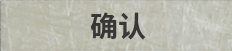
#> input picture ui_templates/mulligan_ok_btn.png, 232 x 51 px, found by its file name
$ python bench.py ../../ui_templates/mulligan_ok_btn.png
#> lines starting #> are read from the running program, lines starting #| are printed output that depends on the picture
import json
import os
import subprocess
import sys
import tempfile
from pathlib import Path

import numpy as np
from PIL import Image

ROOT = Path(__file__).resolve().parents[2]
HERE = Path(__file__).resolve().parent
ASSETS = ROOT / 'mobile/source/android-app/app/src/main/assets/mulligan-one-shot'
MATCHER = ROOT / 'mobile/source/android-app/app/src/main/java/com/kards/mobilert/TemplateMatcher.java'

CASES = (
    ('confirm', 'mulligan_ok_btn.png', (426, 557, 854, 720)),
    ('title', 'mulligan_title.png', (425, 25, 870, 135)),
    ('compact_confirm', 'mulligan_ok_btn_compact.png', (489, 616, 791, 720)),
    ('compact_title', 'mulligan_title_compact.png', (482, 10, 801, 104)),
    ('end_turn', 'end_turn_btn.png', (1017, 415, 1280, 590)),
    ('end_turn_white', 'end_turn_btn_white.png', (1017, 415, 1280, 590)),
)


def as_argb(rgb):
    a = np.full(rgb.shape[:2], 255, np.uint32)
    return ((a << 24) | (rgb[:, :, 0].astype(np.uint32) << 16)
            | (rgb[:, :, 1].astype(np.uint32) << 8) | rgb[:, :, 2].astype(np.uint32))


def write_raw(path, pixels):
    with open(path, 'wb') as stream:
        stream.write(np.array([pixels.shape[1], pixels.shape[0]], '<i4').tobytes())
        stream.write(pixels.astype('<i4').tobytes())


def background(rng):
    h, w = 720, 1280
    yy, xx = np.mgrid[0:h, 0:w]
    base = np.stack([18 + (yy * 0.05).astype(np.uint8),
                     24 + (xx * 0.03).astype(np.uint8),
                     32 + ((yy + xx) * 0.01).astype(np.uint8)], axis=2)
    noise = rng.integers(0, 26, (h, w, 1), dtype=np.uint8)
    return np.clip(base.astype(np.int16) + noise, 0, 255).astype(np.uint8)


def prepare(work):
    templates = {}
    lines = []
    for name, filename, (l, t, r, b) in CASES:
        rgb = np.asarray(Image.open(ASSETS / filename).convert('RGB'))
#> rgb is the input picture: shape (51, 232, 3); mean R, G, B 183.3, 183.7, 172.2
        th, tw = rgb.shape[:2]
#> th = 51; tw = 232
        template_path = work / (name + '_template.bin')
        write_raw(template_path, as_argb(rgb))
#> in as_argb, `return ((a << 24) | (rgb[:, :, 0].astype(np.uint32) << 16) | (rgb[:, :..`:
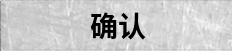
#> returned value: shape (51, 232) uint32; min 4.28e+09, max 4.29e+09, mean 4.29e+09; drawn with min black and max white
        templates[name] = template_path.name
        max_x, max_y = min(r, 1280) - tw, min(b, 720) - th
#> max_x = 622; max_y = 669
        for seed in (20261106, 20261107, 20261108):
            rng = np.random.default_rng(seed)
            for sigma in (0, 6, 12, 20, 28):
                for shift in (-12, 0, 12):
                    x = int(rng.integers(l, max_x + 1))
                    y = int(rng.integers(t, max_y + 1))
                    frame = background(rng)
                    patch = np.clip(rgb.astype(np.int16)
                                    + rng.normal(0, sigma, rgb.shape)
                                    + shift, 0, 255).astype(np.uint8)
                    frame[y:y + th, x:x + tw] = patch
                    frame_path = work / (f'{name}_{seed}_{sigma}_{shift}.bin')
                    write_raw(frame_path, as_argb(frame))
                    lines.append(f'{name}_{seed}_{sigma}_{shift}|{template_path.name}|{frame_path.name}|{l}|{t}|{r}|{b}|{x}|{y}')
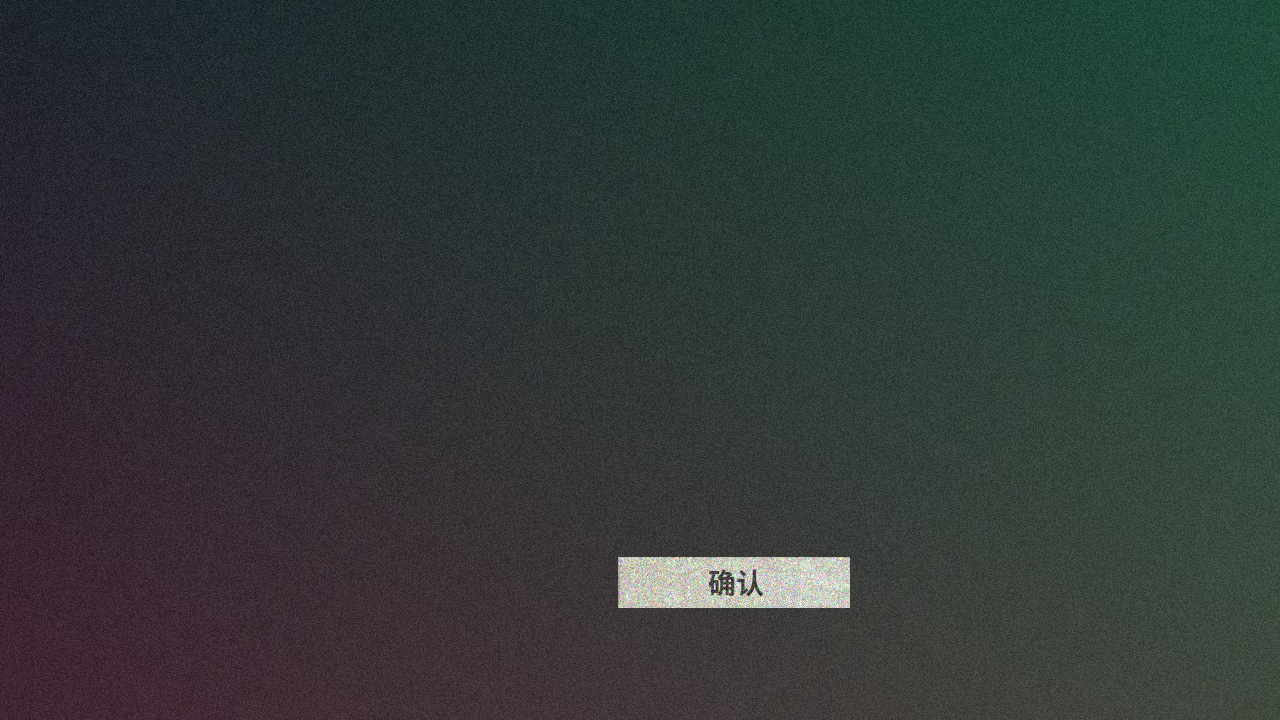
#> frame: shape (720, 1280, 3); mean R, G, B 49.7, 56.9, 55.6
#> after the loop, lines = 45 items
        rng = np.random.default_rng(20261109)
        x = int(rng.integers(l, max_x + 1))
#> x = 568
        y = int(rng.integers(t, max_y + 1))
#> y = 592
        frame = background(rng)
        frame[y:y + th, x:x + tw] = rgb
        cut_start, cut_end = x + round(tw * .3), x + round(tw * .5)
#> cut_start = 638; cut_end = 684
        frame[y:y + th, cut_start:cut_end] = frame[y:y + th, x:x + cut_end - cut_start]
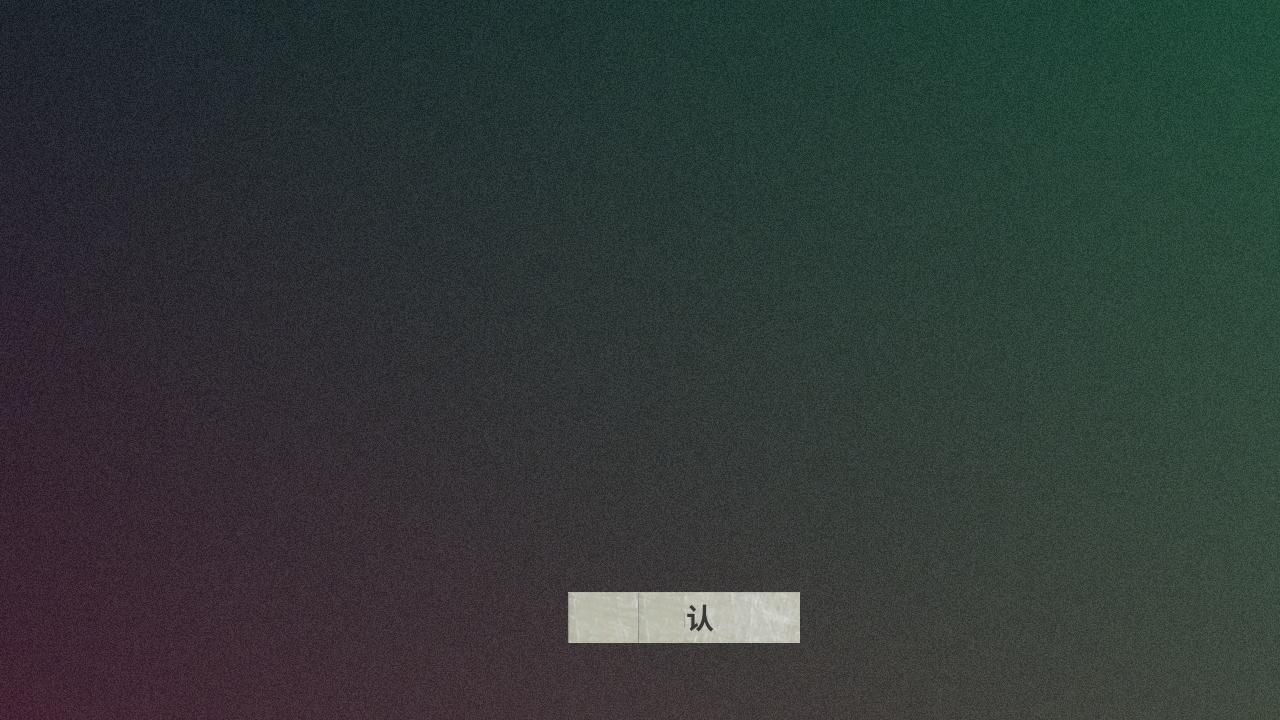
#> frame: shape (720, 1280, 3); mean R, G, B 49.6, 56.9, 55.5
        frame_path = work / (name + '_occluded.bin')
        write_raw(frame_path, as_argb(frame))
        lines.append(f'{name}_occluded|{template_path.name}|{frame_path.name}|{l}|{t}|{r}|{b}|{x}|{y}')
        frame = background(rng)
        frame_path = work / (name + '_blank.bin')
        write_raw(frame_path, as_argb(frame))
        lines.append(f'{name}_blank|{template_path.name}|{frame_path.name}|{l}|{t}|{r}|{b}|-1|-1')
#> pass 2 of the loop in prepare, `for name, filename, (l, t, r, b) in CASES:`:
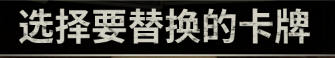
#> input picture mobile/source/android-app/app/src/main/assets/mulligan-one-shot/mulligan_title.png, 335 x 58 px
#> in prepare, rgb is the input picture: shape (58, 335, 3); mean R, G, B 60, 58.6, 53.8
#> the loop in prepare, `for seed in (20261106, 20261107, 20261108):` made 3 passes
#> pass 1, in background (call 49), `noise = rng.integers(0, 26, (h, w, 1), dtype=np.uint8)`:
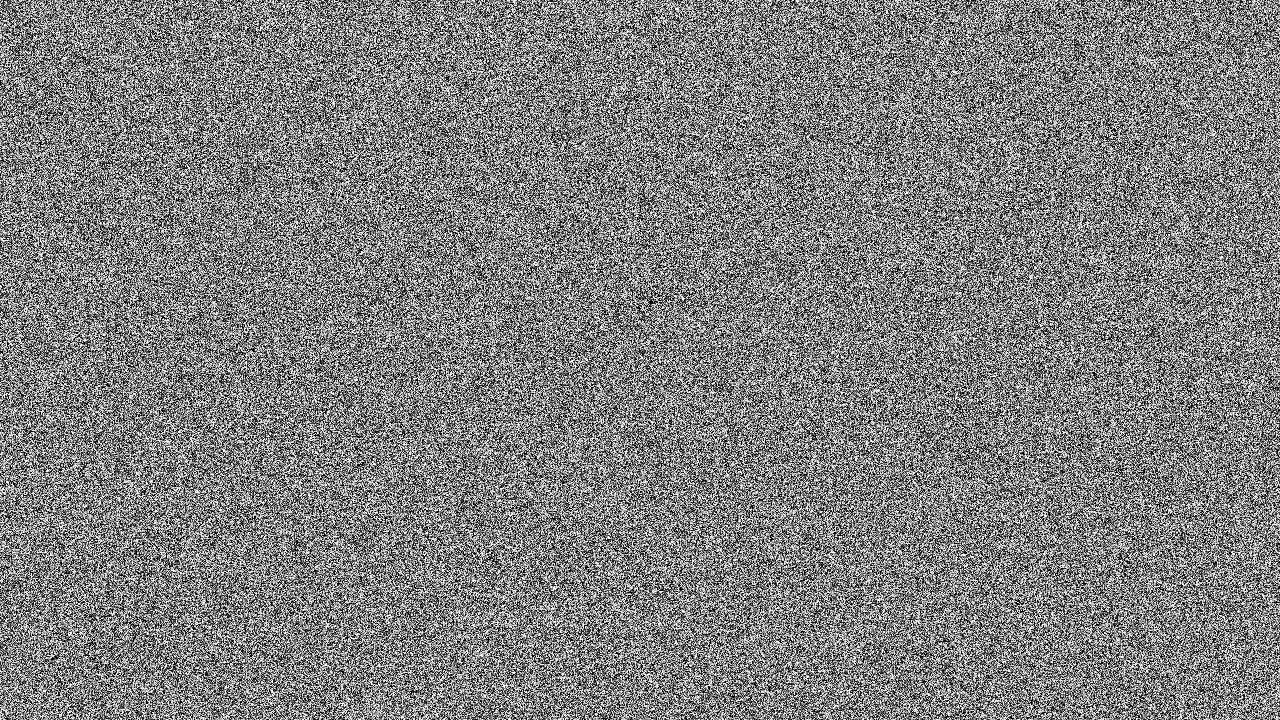
#> noise: shape (720, 1280, 1); min 0, max 25, mean 12.5; drawn with min black and max white
#> after the loop in prepare, `for seed in (20261106, 20261107, 20261108):`: lines = 92 items
#> x = 505
#> y = 41
#> cut_start = 605; cut_end = 673
#> in prepare, `frame[y:y + th, cut_start:cut_end] = frame[y:y + th, x:x + cut_end - c..`:
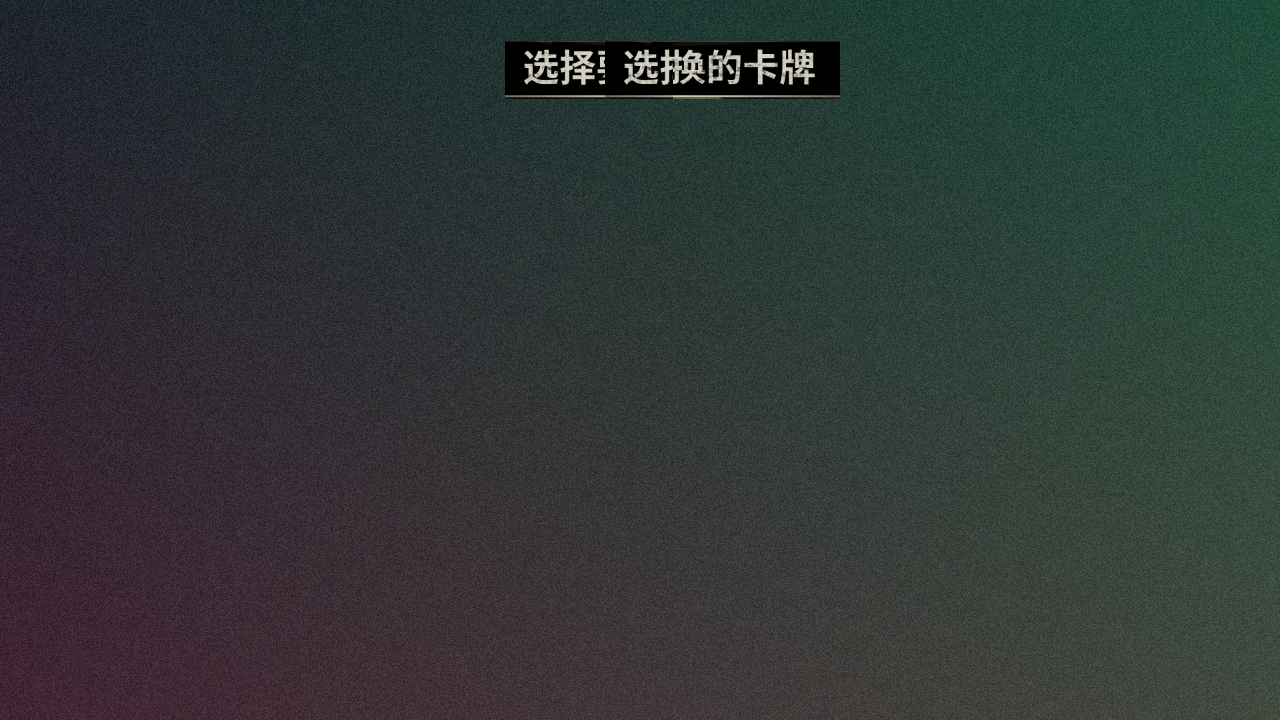
#> frame: shape (720, 1280, 3); mean R, G, B 48.4, 55.1, 53.9
    (work / 'cases.txt').write_text('\n'.join(lines) + '\n', encoding='utf8')
    return len(lines)


def run(work):
    classes = work / 'classes'
    classes.mkdir(exist_ok=True)
    sources = [HERE / 'android/graphics/Bitmap.java', HERE / 'android/graphics/Rect.java',
               MATCHER, HERE / 'BaselineMatcher.java', HERE / 'MatcherBench.java']
    javac = subprocess.run(['javac', '-encoding', 'UTF-8', '-d', str(classes)] + [str(p) for p in sources],
                           capture_output=True, text=True, encoding='utf-8', errors='replace')
    if javac.returncode:
        raise SystemExit('javac failed:\n' + (javac.stdout or '') + (javac.stderr or ''))
    return subprocess.run(['java', '-cp', str(classes), 'com.kards.mobilert.MatcherBench', str(work)],
                          capture_output=True, text=True, encoding='utf-8', errors='replace', check=True).stdout


def main():
    with tempfile.TemporaryDirectory(prefix='kards-matcher-bench-') as folder:
        work = Path(folder)
        count = prepare(work)
        output = run(work)
    rows, summary = [], ''
    for line in output.strip().splitlines():
        if line.startswith('SUMMARY|'):
            summary = line
        else:
            rows.append(line)
    print(f'cases={count}')
    for line in (rows if '--all' in sys.argv else rows[:6]):
        print(line)
    if '--all' not in sys.argv:
        print('...')
    print(summary)
    fields = dict(item.split('=', 1) for item in summary.split('|')[1:])
    print(json.dumps(fields, ensure_ascii=False, indent=2))


if __name__ == '__main__':
#> (the run stopped early here; a loop or call above may not have finished)
